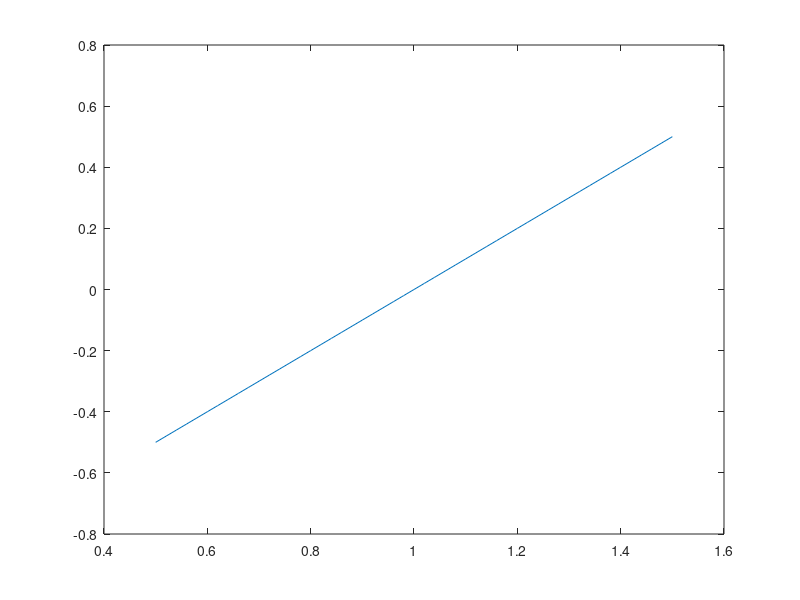

MATLAB code for this plot: (Note: this script raises an error after producing the figure.)
clear all;
clc;
close all;

% Importing the data
data = importdata('read_snm.csv'); % Change filename appropriately
vin = data(:,1); % First column: vin
vout = data(:,2); % Second column: vout

% Assigning variables for convenience
vin1 = vin; 
vout1 = vout;
vin2 = vout1;
vout2 = vin1;

% Initialize variables for maximum and second maximum diagonal distances
maxdiagonal = 0;
second_max_diagonal = 0;
distance = 0;

% Variables to store the points for the maximum and second maximum diagonals
myx = 0;
myy = 0;
second_myx = 0;
second_myy = 0;

% Loop through the data to calculate the diagonal distance for each point
for loopvar = 1:length(vin1)
    % Creating 45-degree lines from each point
    x = linspace(vin2(loopvar)-0.5, vin2(loopvar)+0.5, length(vin2));
    y = linspace(vout2(loopvar)-0.5, vout2(loopvar)+0.5, length(vout2));
    
    % Plotting the 45-degree lines
    plot(x, y);
    hold on;
    
    % Finding intersection points between the 45-degree lines and the original data
    P = InterX([x; y], [vin1'; vout1']);
    
    % Plot the intersection points
    plot(x, y, vin1, vout1, vin2, vout2, P(1,:), P(2,:), 'ro');
    
    try
        % Calculate the distance from the intersection point to the current point
        mypts = [vin2(loopvar) P(1); vout2(loopvar) P(2)];
        distance = dist(mypts); % Assuming 'dist' is a function to compute distance
        distance = distance(2); % Get the actual distance value
    catch
        % In case of error, skip this iteration
    end
    
    % Update maximum diagonal if the current distance is greater
    if(distance > maxdiagonal)
        % Update second maximum before updating the max
        second_max_diagonal = maxdiagonal;
        second_myx = myx;
        second_myy = myy;
        
        maxdiagonal = distance;
        myx = vin2(loopvar);
        myy = vout2(loopvar);
    elseif(distance > second_max_diagonal && distance < maxdiagonal)
        % Update the second largest diagonal if the current distance is smaller than max but larger than second max
        second_max_diagonal = distance;
        second_myx = vin2(loopvar);
        second_myy = vout2(loopvar);
    end
end

% Plot the original data points vin1 and vout1
figure();
plot(vin1, vout1, 'b-', 'LineWidth', 1.5);
hold on;

% Plot the vin2 and vout2 data points
plot(vin2, vout2, 'r-', 'LineWidth', 1.5);
grid on;
title('Read Static Noise Margin (RSNM)');
xlim([-0.1 1.1]);  % Set the x-axis limits from -0.1 to 1.1
ylim([-0.1 1.1]);  % Set the y-axis limits from -0.1 to 1.1
xlabel('V(Qb)');
ylabel('V(Q)');

% Display the maximum diagonal distance and the lowest diagonal point (myx, myy)
disp(['Max Diagonal Distance: ', num2str(maxdiagonal)]);
disp(['Second Max Diagonal Distance: ', num2str(second_max_diagonal)]);
% disp(['Lowest Diagonal Point (myx, myy): (', num2str(myx), ', ', num2str(myy), ')']);

% Calculate the highest diagonal point (x2, y2) using the max diagonal distance
x2 = myx + maxdiagonal * cosd(225);
y2 = myy + maxdiagonal * sind(225);

% Plot the diagonal line from (myx, myy) to (x2, y2)
plot([myx, x2], [myy, y2], 'g--', 'MarkerFaceColor', 'r', 'LineWidth', 1);

% Calculate the second highest diagonal point (x2, y2) using the second max diagonal distance
x2_second = second_myx + second_max_diagonal * cosd(45);
y2_second = second_myy + second_max_diagonal * sind(45);

% Plot the second-largest diagonal line from (second_myx, second_myy) to (x2_second, y2_second)
plot([second_myx, x2_second], [second_myy, y2_second], 'm--', 'MarkerFaceColor', 'r', 'LineWidth', 1);

% Plot the lowest diagonal point (myx, myy)
% plot(myx, myy, 'bo', 'MarkerFaceColor', 'b', 'MarkerSize', 8);  % Blue circle

% Plot the highest diagonal point (x2, y2)
% plot(x2, y2, 'go', 'MarkerFaceColor', 'g', 'MarkerSize', 8);  % Green circle

% Calculate the other two points of the square by moving from (myx, myy) and (x2, y2)
x3 = myx;
y3 = myy - maxdiagonal * sind(45);

x4 = x2;
y4 = y2 + maxdiagonal * sind(45);

% Plot the square using the calculated points
plot([myx, x3], [myy, y3], 'k-', 'LineWidth', 1.5);  % Line from (myx, myy) to (x3, y3)
plot([x2, x4], [y2, y4], 'k-', 'LineWidth', 1.5);  % Line from (x2, y2) to (x4, y4)
plot([x2, x3], [y2, y3], 'k-', 'LineWidth', 1.5);  % Line from (x2, y2) to (x3, y3)
plot([x4, myx], [y4, myy], 'k-', 'LineWidth', 1.5);  % Closing the square

% Calculate the square for the second-largest diagonal
x3_second = second_myx;
y3_second = second_myy + second_max_diagonal * sind(45);

x4_second = x2_second;
y4_second = y2_second - second_max_diagonal * sind(45);

% Plot the square for the second-largest diagonal
plot([second_myx, x3_second], [second_myy, y3_second], 'k-', 'LineWidth', 1.5);  % Line from (second_myx, second_myy) to (x3_second, y3_second)
plot([x2_second, x4_second], [y2_second, y4_second], 'k-', 'LineWidth', 1.5);  % Line from (x2_second, y2_second) to (x4_second, y4_second)
plot([x2_second, x3_second], [y2_second, y3_second], 'k-', 'LineWidth', 1.5);  % Line from (x2_second, y2_second) to (x3_second, y3_second)
plot([x4_second, second_myx], [y4_second, second_myy], 'k-', 'LineWidth', 1.5);  % Closing the second square

% Show the squares and the plot
hold off;

% Calculate the side lengths for both squares
side_length_max = maxdiagonal / sqrt(2);
side_length_second_max = second_max_diagonal / sqrt(2);

% Read static noise margin
read_SNM = min(side_length_max, side_length_second_max);

disp(['Read static noise margin: ', num2str(read_SNM)]);

% Save the figure in high resolution
fig = gcf; % Get the current figure handle

% Set the resolution to 300 DPI for high quality
exportgraphics(fig, 'read_SNM.png', 'Resolution', 300); % Save as PNG
% exportgraphics(fig, 'read_SNM.pdf', 'Resolution', 300); % Save as PDF
